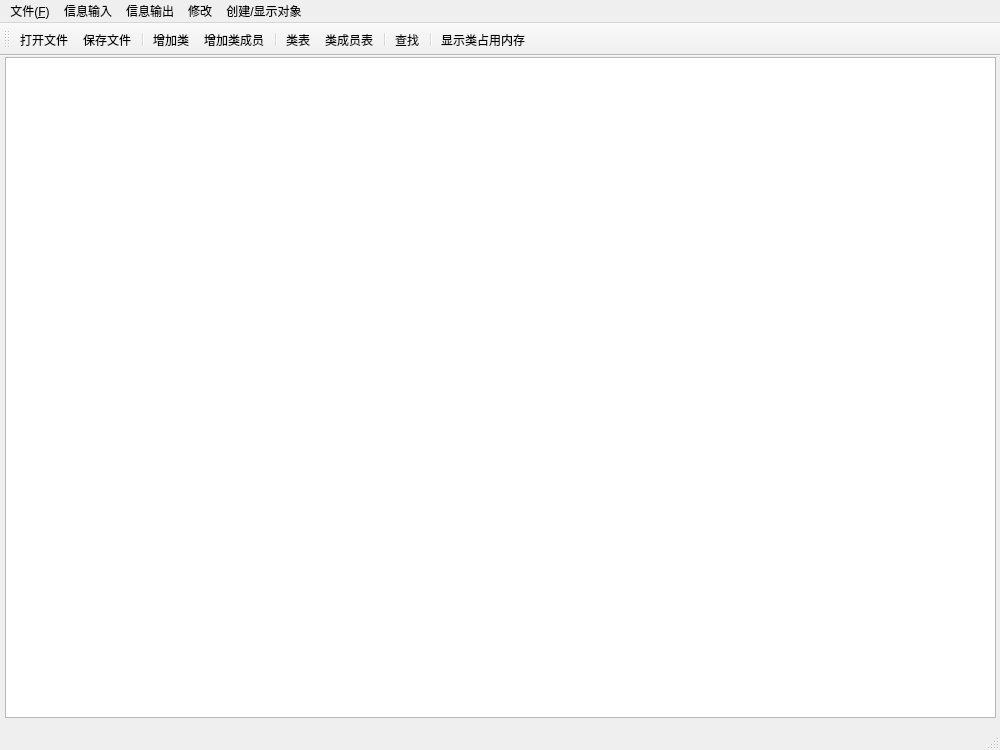
<?xml version="1.0" encoding="UTF-8"?>
<ui version="4.0">
 <class>MainWindow</class>
 <widget class="QMainWindow" name="MainWindow">
  <property name="geometry">
   <rect>
    <x>0</x>
    <y>0</y>
    <width>1000</width>
    <height>750</height>
   </rect>
  </property>
  <property name="windowTitle">
   <string>MainWindow</string>
  </property>
  <widget class="QWidget" name="centralwidget">
   <widget class="QTableView" name="showClassTableView">
    <property name="geometry">
     <rect>
      <x>5</x>
      <y>1</y>
      <width>991</width>
      <height>661</height>
     </rect>
    </property>
    <property name="sizeAdjustPolicy">
     <enum>QAbstractScrollArea::AdjustIgnored</enum>
    </property>
    <property name="dragDropOverwriteMode">
     <bool>false</bool>
    </property>
   </widget>
   <widget class="QLabel" name="labelClass">
    <property name="geometry">
     <rect>
      <x>470</x>
      <y>580</y>
      <width>451</width>
      <height>40</height>
     </rect>
    </property>
    <property name="font">
     <font>
      <pointsize>12</pointsize>
     </font>
    </property>
    <property name="text">
     <string/>
    </property>
   </widget>
  </widget>
  <widget class="QMenuBar" name="menubar">
   <property name="geometry">
    <rect>
     <x>0</x>
     <y>0</y>
     <width>1000</width>
     <height>30</height>
    </rect>
   </property>
   <widget class="QMenu" name="menu_F">
    <property name="title">
     <string>文件(&amp;F)</string>
    </property>
    <addaction name="actionOpen"/>
    <addaction name="separator"/>
    <addaction name="actionSave"/>
   </widget>
   <widget class="QMenu" name="menu_input">
    <property name="title">
     <string>信息输入</string>
    </property>
    <addaction name="actionAdd"/>
    <addaction name="actionAddClass_member"/>
   </widget>
   <widget class="QMenu" name="menu_output">
    <property name="title">
     <string>信息输出</string>
    </property>
    <addaction name="actionShow_class"/>
    <addaction name="actionShow_class_member"/>
   </widget>
   <widget class="QMenu" name="menu_change">
    <property name="title">
     <string>修改</string>
    </property>
    <addaction name="actionDel"/>
    <addaction name="actionDel_member"/>
    <addaction name="separator"/>
    <addaction name="actionDel_all"/>
    <addaction name="actionDel_member_all"/>
    <addaction name="separator"/>
   </widget>
   <widget class="QMenu" name="menu">
    <property name="title">
     <string>创建/显示对象</string>
    </property>
    <addaction name="AddObInstance"/>
    <addaction name="ShowObInstance"/>
   </widget>
   <addaction name="menu_F"/>
   <addaction name="menu_input"/>
   <addaction name="menu_output"/>
   <addaction name="menu_change"/>
   <addaction name="menu"/>
  </widget>
  <widget class="QStatusBar" name="statusbar"/>
  <widget class="QToolBar" name="toolBar">
   <property name="windowTitle">
    <string>toolBar</string>
   </property>
   <attribute name="toolBarArea">
    <enum>TopToolBarArea</enum>
   </attribute>
   <attribute name="toolBarBreak">
    <bool>false</bool>
   </attribute>
   <addaction name="actionOpen"/>
   <addaction name="actionSave"/>
   <addaction name="separator"/>
   <addaction name="actionAdd"/>
   <addaction name="actionAddClass_member"/>
   <addaction name="separator"/>
   <addaction name="actionShow_class"/>
   <addaction name="actionShow_class_member"/>
   <addaction name="separator"/>
   <addaction name="actionFind"/>
   <addaction name="separator"/>
   <addaction name="actionShowClassSize"/>
  </widget>
  <action name="actionDel">
   <property name="text">
    <string>删除特定类</string>
   </property>
  </action>
  <action name="actionOpen">
   <property name="text">
    <string>打开文件</string>
   </property>
  </action>
  <action name="actionSave">
   <property name="text">
    <string>保存文件</string>
   </property>
  </action>
  <action name="actionAdd">
   <property name="text">
    <string>增加类</string>
   </property>
  </action>
  <action name="actionShow_class">
   <property name="text">
    <string>类表</string>
   </property>
  </action>
  <action name="actionFind">
   <property name="text">
    <string>查找</string>
   </property>
  </action>
  <action name="actionShow_class_member">
   <property name="text">
    <string>类成员表</string>
   </property>
  </action>
  <action name="actionAddClass_member">
   <property name="text">
    <string>增加类成员</string>
   </property>
  </action>
  <action name="actionDel_member">
   <property name="text">
    <string>删除特定类成员</string>
   </property>
  </action>
  <action name="actionDel_all">
   <property name="text">
    <string>删除所有类</string>
   </property>
  </action>
  <action name="actionDel_member_all">
   <property name="text">
    <string>删除特定类所有类成员</string>
   </property>
  </action>
  <action name="actionShowClassSize">
   <property name="text">
    <string>显示类占用内存</string>
   </property>
  </action>
  <action name="AddObInstance">
   <property name="text">
    <string>创建对象</string>
   </property>
  </action>
  <action name="ShowObInstance">
   <property name="text">
    <string>显示对象</string>
   </property>
  </action>
 </widget>
 <resources/>
 <connections/>
</ui>
